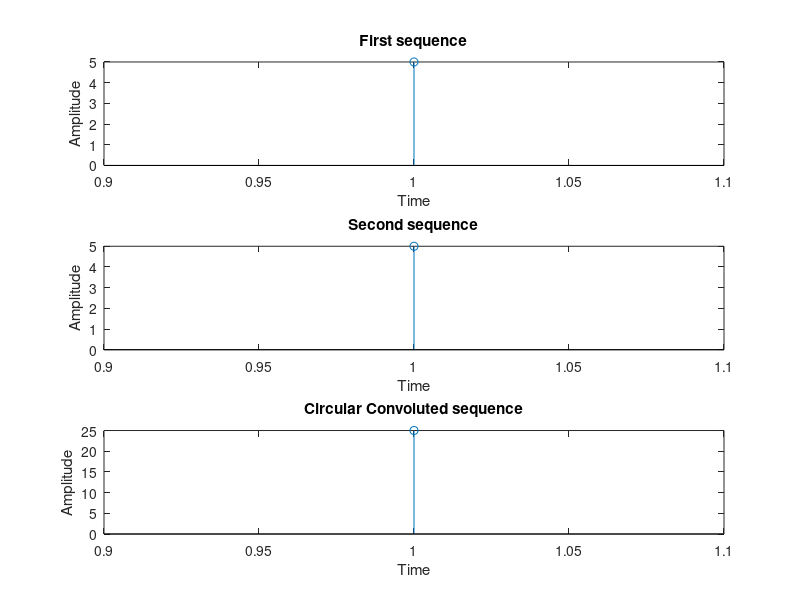

MATLAB code for this plot:
clc;
clear all;
close all;
x1=input('Enter the first sequence to be convoluted:');
subplot(3,1,1);
l1=length(x1);
stem(x1);
xlabel('Time');
ylabel('Amplitude');
title('First sequence');
x2=input('Enter the second sequence to be convoluted:'); 
subplot(3,1,2);
l2=length(x2); 
stem(x2); 
xlabel('Time'); 
ylabel('Amplitude');
title('Second sequence');
if l1>l2
l3=l1-l2; x2=[x2,zeros(1,l3)];
elseif l2>l1 l3=l2-l1;
x1=[x1,zeros(1,l3)];
end
f=cconv(x1,x2);
disp('The Circular convoluted sequence is'); 
disp(f);
subplot(3,1,3); 
stem(f); 
xlabel('Time'); 
ylabel('Amplitude');
title('Circular Convoluted sequence');
